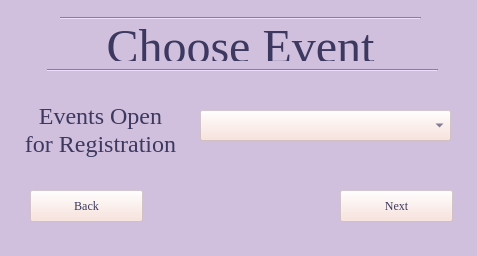
<?xml version="1.0" encoding="UTF-8"?>
<ui version="4.0">
 <class>AthleteEvent</class>
 <widget class="QWidget" name="AthleteEvent">
  <property name="geometry">
   <rect>
    <x>0</x>
    <y>0</y>
    <width>477</width>
    <height>256</height>
   </rect>
  </property>
  <property name="minimumSize">
   <size>
    <width>477</width>
    <height>256</height>
   </size>
  </property>
  <property name="maximumSize">
   <size>
    <width>477</width>
    <height>420</height>
   </size>
  </property>
  <property name="windowTitle">
   <string>Confirm Event</string>
  </property>
  <property name="styleSheet">
   <string notr="true">background-color:rgb(208, 192, 221)</string>
  </property>
  <widget class="Line" name="line">
   <property name="geometry">
    <rect>
     <x>47</x>
     <y>60</y>
     <width>391</width>
     <height>20</height>
    </rect>
   </property>
   <property name="orientation">
    <enum>Qt::Horizontal</enum>
   </property>
  </widget>
  <widget class="Line" name="line_2">
   <property name="geometry">
    <rect>
     <x>60</x>
     <y>10</y>
     <width>361</width>
     <height>16</height>
    </rect>
   </property>
   <property name="orientation">
    <enum>Qt::Horizontal</enum>
   </property>
  </widget>
  <widget class="QLabel" name="label">
   <property name="geometry">
    <rect>
     <x>60</x>
     <y>20</y>
     <width>361</width>
     <height>41</height>
    </rect>
   </property>
   <property name="font">
    <font>
     <family>Georgia</family>
     <pointsize>24</pointsize>
    </font>
   </property>
   <property name="text">
    <string>&lt;html&gt;&lt;head/&gt;&lt;body&gt;&lt;p align=&quot;center&quot;&gt;&lt;span style=&quot; font-size:36pt; color:#3c385f;&quot;&gt;Choose Event&lt;/span&gt;&lt;/p&gt;&lt;/body&gt;&lt;/html&gt;</string>
   </property>
  </widget>
  <widget class="QLabel" name="label_5">
   <property name="geometry">
    <rect>
     <x>10</x>
     <y>100</y>
     <width>181</width>
     <height>61</height>
    </rect>
   </property>
   <property name="font">
    <font>
     <family>Georgia</family>
     <pointsize>17</pointsize>
    </font>
   </property>
   <property name="text">
    <string>&lt;html&gt;&lt;head/&gt;&lt;body&gt;&lt;p align=&quot;center&quot;&gt;&lt;span style=&quot; font-size:18pt; color:#3c385f;&quot;&gt;Events Open &lt;br/&gt;for Registration&lt;/span&gt;&lt;/p&gt;&lt;/body&gt;&lt;/html&gt;</string>
   </property>
  </widget>
  <widget class="QPushButton" name="Back">
   <property name="geometry">
    <rect>
     <x>30</x>
     <y>190</y>
     <width>113</width>
     <height>32</height>
    </rect>
   </property>
   <property name="palette">
    <palette>
     <active>
      <colorrole role="WindowText">
       <brush brushstyle="SolidPattern">
        <color alpha="255">
         <red>249</red>
         <green>222</green>
         <blue>214</blue>
        </color>
       </brush>
      </colorrole>
      <colorrole role="Button">
       <brush brushstyle="SolidPattern">
        <color alpha="99">
         <red>249</red>
         <green>222</green>
         <blue>214</blue>
        </color>
       </brush>
      </colorrole>
      <colorrole role="Text">
       <brush brushstyle="SolidPattern">
        <color alpha="255">
         <red>60</red>
         <green>56</green>
         <blue>95</blue>
        </color>
       </brush>
      </colorrole>
      <colorrole role="ButtonText">
       <brush brushstyle="SolidPattern">
        <color alpha="255">
         <red>60</red>
         <green>56</green>
         <blue>95</blue>
        </color>
       </brush>
      </colorrole>
      <colorrole role="Base">
       <brush brushstyle="SolidPattern">
        <color alpha="99">
         <red>249</red>
         <green>222</green>
         <blue>214</blue>
        </color>
       </brush>
      </colorrole>
      <colorrole role="Window">
       <brush brushstyle="SolidPattern">
        <color alpha="99">
         <red>249</red>
         <green>222</green>
         <blue>214</blue>
        </color>
       </brush>
      </colorrole>
     </active>
     <inactive>
      <colorrole role="WindowText">
       <brush brushstyle="SolidPattern">
        <color alpha="255">
         <red>249</red>
         <green>222</green>
         <blue>214</blue>
        </color>
       </brush>
      </colorrole>
      <colorrole role="Button">
       <brush brushstyle="SolidPattern">
        <color alpha="99">
         <red>249</red>
         <green>222</green>
         <blue>214</blue>
        </color>
       </brush>
      </colorrole>
      <colorrole role="Text">
       <brush brushstyle="SolidPattern">
        <color alpha="255">
         <red>60</red>
         <green>56</green>
         <blue>95</blue>
        </color>
       </brush>
      </colorrole>
      <colorrole role="ButtonText">
       <brush brushstyle="SolidPattern">
        <color alpha="255">
         <red>60</red>
         <green>56</green>
         <blue>95</blue>
        </color>
       </brush>
      </colorrole>
      <colorrole role="Base">
       <brush brushstyle="SolidPattern">
        <color alpha="99">
         <red>249</red>
         <green>222</green>
         <blue>214</blue>
        </color>
       </brush>
      </colorrole>
      <colorrole role="Window">
       <brush brushstyle="SolidPattern">
        <color alpha="99">
         <red>249</red>
         <green>222</green>
         <blue>214</blue>
        </color>
       </brush>
      </colorrole>
     </inactive>
     <disabled>
      <colorrole role="WindowText">
       <brush brushstyle="SolidPattern">
        <color alpha="255">
         <red>127</red>
         <green>127</green>
         <blue>127</blue>
        </color>
       </brush>
      </colorrole>
      <colorrole role="Button">
       <brush brushstyle="SolidPattern">
        <color alpha="99">
         <red>249</red>
         <green>222</green>
         <blue>214</blue>
        </color>
       </brush>
      </colorrole>
      <colorrole role="Text">
       <brush brushstyle="SolidPattern">
        <color alpha="255">
         <red>127</red>
         <green>127</green>
         <blue>127</blue>
        </color>
       </brush>
      </colorrole>
      <colorrole role="ButtonText">
       <brush brushstyle="SolidPattern">
        <color alpha="255">
         <red>148</red>
         <green>148</green>
         <blue>148</blue>
        </color>
       </brush>
      </colorrole>
      <colorrole role="Base">
       <brush brushstyle="SolidPattern">
        <color alpha="99">
         <red>249</red>
         <green>222</green>
         <blue>214</blue>
        </color>
       </brush>
      </colorrole>
      <colorrole role="Window">
       <brush brushstyle="SolidPattern">
        <color alpha="99">
         <red>249</red>
         <green>222</green>
         <blue>214</blue>
        </color>
       </brush>
      </colorrole>
     </disabled>
    </palette>
   </property>
   <property name="font">
    <font>
     <family>Georgia</family>
    </font>
   </property>
   <property name="styleSheet">
    <string notr="true">background-color: rgb(249, 222, 214,99);</string>
   </property>
   <property name="text">
    <string>Back</string>
   </property>
  </widget>
  <widget class="QPushButton" name="Next">
   <property name="geometry">
    <rect>
     <x>340</x>
     <y>190</y>
     <width>113</width>
     <height>32</height>
    </rect>
   </property>
   <property name="palette">
    <palette>
     <active>
      <colorrole role="WindowText">
       <brush brushstyle="SolidPattern">
        <color alpha="255">
         <red>249</red>
         <green>222</green>
         <blue>214</blue>
        </color>
       </brush>
      </colorrole>
      <colorrole role="Button">
       <brush brushstyle="SolidPattern">
        <color alpha="99">
         <red>249</red>
         <green>222</green>
         <blue>214</blue>
        </color>
       </brush>
      </colorrole>
      <colorrole role="Text">
       <brush brushstyle="SolidPattern">
        <color alpha="255">
         <red>60</red>
         <green>56</green>
         <blue>95</blue>
        </color>
       </brush>
      </colorrole>
      <colorrole role="ButtonText">
       <brush brushstyle="SolidPattern">
        <color alpha="255">
         <red>60</red>
         <green>56</green>
         <blue>95</blue>
        </color>
       </brush>
      </colorrole>
      <colorrole role="Base">
       <brush brushstyle="SolidPattern">
        <color alpha="99">
         <red>249</red>
         <green>222</green>
         <blue>214</blue>
        </color>
       </brush>
      </colorrole>
      <colorrole role="Window">
       <brush brushstyle="SolidPattern">
        <color alpha="99">
         <red>249</red>
         <green>222</green>
         <blue>214</blue>
        </color>
       </brush>
      </colorrole>
     </active>
     <inactive>
      <colorrole role="WindowText">
       <brush brushstyle="SolidPattern">
        <color alpha="255">
         <red>249</red>
         <green>222</green>
         <blue>214</blue>
        </color>
       </brush>
      </colorrole>
      <colorrole role="Button">
       <brush brushstyle="SolidPattern">
        <color alpha="99">
         <red>249</red>
         <green>222</green>
         <blue>214</blue>
        </color>
       </brush>
      </colorrole>
      <colorrole role="Text">
       <brush brushstyle="SolidPattern">
        <color alpha="255">
         <red>60</red>
         <green>56</green>
         <blue>95</blue>
        </color>
       </brush>
      </colorrole>
      <colorrole role="ButtonText">
       <brush brushstyle="SolidPattern">
        <color alpha="255">
         <red>60</red>
         <green>56</green>
         <blue>95</blue>
        </color>
       </brush>
      </colorrole>
      <colorrole role="Base">
       <brush brushstyle="SolidPattern">
        <color alpha="99">
         <red>249</red>
         <green>222</green>
         <blue>214</blue>
        </color>
       </brush>
      </colorrole>
      <colorrole role="Window">
       <brush brushstyle="SolidPattern">
        <color alpha="99">
         <red>249</red>
         <green>222</green>
         <blue>214</blue>
        </color>
       </brush>
      </colorrole>
     </inactive>
     <disabled>
      <colorrole role="WindowText">
       <brush brushstyle="SolidPattern">
        <color alpha="255">
         <red>127</red>
         <green>127</green>
         <blue>127</blue>
        </color>
       </brush>
      </colorrole>
      <colorrole role="Button">
       <brush brushstyle="SolidPattern">
        <color alpha="99">
         <red>249</red>
         <green>222</green>
         <blue>214</blue>
        </color>
       </brush>
      </colorrole>
      <colorrole role="Text">
       <brush brushstyle="SolidPattern">
        <color alpha="255">
         <red>127</red>
         <green>127</green>
         <blue>127</blue>
        </color>
       </brush>
      </colorrole>
      <colorrole role="ButtonText">
       <brush brushstyle="SolidPattern">
        <color alpha="255">
         <red>148</red>
         <green>148</green>
         <blue>148</blue>
        </color>
       </brush>
      </colorrole>
      <colorrole role="Base">
       <brush brushstyle="SolidPattern">
        <color alpha="99">
         <red>249</red>
         <green>222</green>
         <blue>214</blue>
        </color>
       </brush>
      </colorrole>
      <colorrole role="Window">
       <brush brushstyle="SolidPattern">
        <color alpha="99">
         <red>249</red>
         <green>222</green>
         <blue>214</blue>
        </color>
       </brush>
      </colorrole>
     </disabled>
    </palette>
   </property>
   <property name="font">
    <font>
     <family>Georgia</family>
    </font>
   </property>
   <property name="styleSheet">
    <string notr="true">background-color: rgb(249, 222, 214,99);</string>
   </property>
   <property name="text">
    <string>Next</string>
   </property>
  </widget>
  <widget class="QComboBox" name="AthleteEventBox">
   <property name="geometry">
    <rect>
     <x>200</x>
     <y>110</y>
     <width>251</width>
     <height>31</height>
    </rect>
   </property>
   <property name="palette">
    <palette>
     <active>
      <colorrole role="WindowText">
       <brush brushstyle="SolidPattern">
        <color alpha="255">
         <red>249</red>
         <green>222</green>
         <blue>214</blue>
        </color>
       </brush>
      </colorrole>
      <colorrole role="Button">
       <brush brushstyle="SolidPattern">
        <color alpha="99">
         <red>249</red>
         <green>222</green>
         <blue>214</blue>
        </color>
       </brush>
      </colorrole>
      <colorrole role="Light">
       <brush brushstyle="SolidPattern">
        <color alpha="255">
         <red>249</red>
         <green>222</green>
         <blue>214</blue>
        </color>
       </brush>
      </colorrole>
      <colorrole role="Midlight">
       <brush brushstyle="SolidPattern">
        <color alpha="255">
         <red>60</red>
         <green>56</green>
         <blue>95</blue>
        </color>
       </brush>
      </colorrole>
      <colorrole role="Text">
       <brush brushstyle="SolidPattern">
        <color alpha="255">
         <red>60</red>
         <green>56</green>
         <blue>95</blue>
        </color>
       </brush>
      </colorrole>
      <colorrole role="BrightText">
       <brush brushstyle="SolidPattern">
        <color alpha="255">
         <red>60</red>
         <green>56</green>
         <blue>95</blue>
        </color>
       </brush>
      </colorrole>
      <colorrole role="ButtonText">
       <brush brushstyle="SolidPattern">
        <color alpha="255">
         <red>60</red>
         <green>56</green>
         <blue>95</blue>
        </color>
       </brush>
      </colorrole>
      <colorrole role="Base">
       <brush brushstyle="SolidPattern">
        <color alpha="99">
         <red>249</red>
         <green>222</green>
         <blue>214</blue>
        </color>
       </brush>
      </colorrole>
      <colorrole role="Window">
       <brush brushstyle="SolidPattern">
        <color alpha="99">
         <red>249</red>
         <green>222</green>
         <blue>214</blue>
        </color>
       </brush>
      </colorrole>
      <colorrole role="AlternateBase">
       <brush brushstyle="SolidPattern">
        <color alpha="255">
         <red>249</red>
         <green>222</green>
         <blue>214</blue>
        </color>
       </brush>
      </colorrole>
      <colorrole role="NoRole">
       <brush brushstyle="SolidPattern">
        <color alpha="255">
         <red>60</red>
         <green>56</green>
         <blue>95</blue>
        </color>
       </brush>
      </colorrole>
     </active>
     <inactive>
      <colorrole role="WindowText">
       <brush brushstyle="SolidPattern">
        <color alpha="255">
         <red>249</red>
         <green>222</green>
         <blue>214</blue>
        </color>
       </brush>
      </colorrole>
      <colorrole role="Button">
       <brush brushstyle="SolidPattern">
        <color alpha="99">
         <red>249</red>
         <green>222</green>
         <blue>214</blue>
        </color>
       </brush>
      </colorrole>
      <colorrole role="Light">
       <brush brushstyle="SolidPattern">
        <color alpha="255">
         <red>249</red>
         <green>222</green>
         <blue>214</blue>
        </color>
       </brush>
      </colorrole>
      <colorrole role="Midlight">
       <brush brushstyle="SolidPattern">
        <color alpha="255">
         <red>60</red>
         <green>56</green>
         <blue>95</blue>
        </color>
       </brush>
      </colorrole>
      <colorrole role="Text">
       <brush brushstyle="SolidPattern">
        <color alpha="255">
         <red>60</red>
         <green>56</green>
         <blue>95</blue>
        </color>
       </brush>
      </colorrole>
      <colorrole role="BrightText">
       <brush brushstyle="SolidPattern">
        <color alpha="255">
         <red>60</red>
         <green>56</green>
         <blue>95</blue>
        </color>
       </brush>
      </colorrole>
      <colorrole role="ButtonText">
       <brush brushstyle="SolidPattern">
        <color alpha="255">
         <red>60</red>
         <green>56</green>
         <blue>95</blue>
        </color>
       </brush>
      </colorrole>
      <colorrole role="Base">
       <brush brushstyle="SolidPattern">
        <color alpha="99">
         <red>249</red>
         <green>222</green>
         <blue>214</blue>
        </color>
       </brush>
      </colorrole>
      <colorrole role="Window">
       <brush brushstyle="SolidPattern">
        <color alpha="99">
         <red>249</red>
         <green>222</green>
         <blue>214</blue>
        </color>
       </brush>
      </colorrole>
      <colorrole role="AlternateBase">
       <brush brushstyle="SolidPattern">
        <color alpha="255">
         <red>249</red>
         <green>222</green>
         <blue>214</blue>
        </color>
       </brush>
      </colorrole>
      <colorrole role="NoRole">
       <brush brushstyle="SolidPattern">
        <color alpha="255">
         <red>60</red>
         <green>56</green>
         <blue>95</blue>
        </color>
       </brush>
      </colorrole>
     </inactive>
     <disabled>
      <colorrole role="WindowText">
       <brush brushstyle="SolidPattern">
        <color alpha="255">
         <red>127</red>
         <green>127</green>
         <blue>127</blue>
        </color>
       </brush>
      </colorrole>
      <colorrole role="Button">
       <brush brushstyle="SolidPattern">
        <color alpha="99">
         <red>249</red>
         <green>222</green>
         <blue>214</blue>
        </color>
       </brush>
      </colorrole>
      <colorrole role="Light">
       <brush brushstyle="SolidPattern">
        <color alpha="255">
         <red>249</red>
         <green>222</green>
         <blue>214</blue>
        </color>
       </brush>
      </colorrole>
      <colorrole role="Midlight">
       <brush brushstyle="SolidPattern">
        <color alpha="255">
         <red>60</red>
         <green>56</green>
         <blue>95</blue>
        </color>
       </brush>
      </colorrole>
      <colorrole role="Text">
       <brush brushstyle="SolidPattern">
        <color alpha="255">
         <red>127</red>
         <green>127</green>
         <blue>127</blue>
        </color>
       </brush>
      </colorrole>
      <colorrole role="BrightText">
       <brush brushstyle="SolidPattern">
        <color alpha="255">
         <red>60</red>
         <green>56</green>
         <blue>95</blue>
        </color>
       </brush>
      </colorrole>
      <colorrole role="ButtonText">
       <brush brushstyle="SolidPattern">
        <color alpha="255">
         <red>148</red>
         <green>148</green>
         <blue>148</blue>
        </color>
       </brush>
      </colorrole>
      <colorrole role="Base">
       <brush brushstyle="SolidPattern">
        <color alpha="99">
         <red>249</red>
         <green>222</green>
         <blue>214</blue>
        </color>
       </brush>
      </colorrole>
      <colorrole role="Window">
       <brush brushstyle="SolidPattern">
        <color alpha="99">
         <red>249</red>
         <green>222</green>
         <blue>214</blue>
        </color>
       </brush>
      </colorrole>
      <colorrole role="AlternateBase">
       <brush brushstyle="SolidPattern">
        <color alpha="255">
         <red>249</red>
         <green>222</green>
         <blue>214</blue>
        </color>
       </brush>
      </colorrole>
      <colorrole role="NoRole">
       <brush brushstyle="SolidPattern">
        <color alpha="255">
         <red>60</red>
         <green>56</green>
         <blue>95</blue>
        </color>
       </brush>
      </colorrole>
     </disabled>
    </palette>
   </property>
   <property name="font">
    <font>
     <family>Georgia</family>
    </font>
   </property>
   <property name="styleSheet">
    <string notr="true">background-color: rgb(249, 222, 214,99);</string>
   </property>
   <property name="insertPolicy">
    <enum>QComboBox::NoInsert</enum>
   </property>
   <property name="minimumContentsLength">
    <number>2</number>
   </property>
  </widget>
 </widget>
 <resources/>
 <connections/>
</ui>
